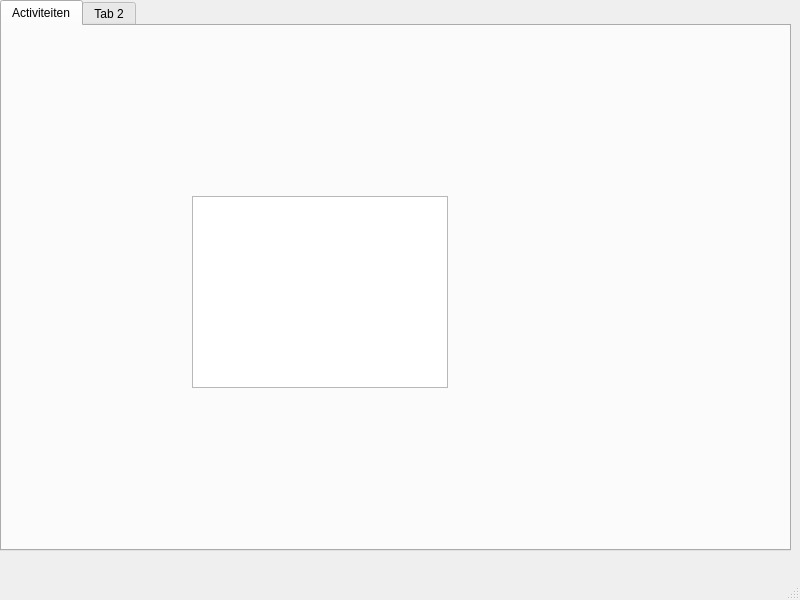
<?xml version="1.0" encoding="UTF-8"?>
<ui version="4.0">
 <class>MainWindow</class>
 <widget class="QMainWindow" name="MainWindow">
  <property name="geometry">
   <rect>
    <x>0</x>
    <y>0</y>
    <width>800</width>
    <height>600</height>
   </rect>
  </property>
  <property name="windowTitle">
   <string>MainWindow</string>
  </property>
  <widget class="QWidget" name="centralwidget">
   <widget class="QTabWidget" name="tabWidget">
    <property name="geometry">
     <rect>
      <x>0</x>
      <y>0</y>
      <width>791</width>
      <height>551</height>
     </rect>
    </property>
    <property name="currentIndex">
     <number>0</number>
    </property>
    <widget class="QWidget" name="tab">
     <attribute name="title">
      <string>Activiteiten</string>
     </attribute>
     <widget class="QTableWidget" name="tableWidget">
      <property name="geometry">
       <rect>
        <x>190</x>
        <y>170</y>
        <width>256</width>
        <height>192</height>
       </rect>
      </property>
     </widget>
    </widget>
    <widget class="QWidget" name="tab_2">
     <attribute name="title">
      <string>Tab 2</string>
     </attribute>
    </widget>
   </widget>
  </widget>
  <widget class="QStatusBar" name="statusbar"/>
 </widget>
 <resources/>
 <connections/>
</ui>
